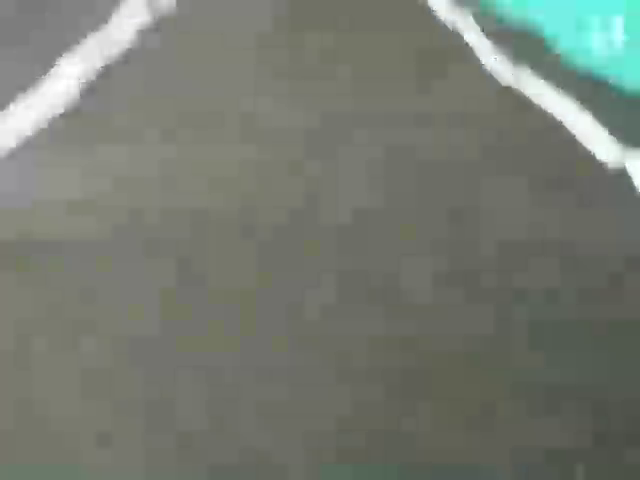
#> input picture frame 287 of video 3 november.mp4, 640 x 480 px
$ python lane_detection_nyobalagi.py
#> lines starting #> are read from the running program, lines starting #| are printed output that depends on the picture; after the words box and inside, x2 and y2 are one past the last pixel; in counts of white or black regions, pixels touching at a corner belong together
import cv2
import numpy as np
import os

# === CEK VIDEO ADA ATAU TIDAK ===
video_path = "video 3 november.mp4"

if not os.path.exists(video_path):
    raise FileNotFoundError(f"❌ File video tidak ditemukan: {os.path.abspath(video_path)}")

video = cv2.VideoCapture(video_path)
if not video.isOpened():
    raise RuntimeError("❌ Gagal membuka video. Pastikan format dan path benar.")

print("✅ Video berhasil dibuka, tekan 'Q' untuk keluar.\n")

try:
    while True:
        ret, frame = video.read()
#> frame is the input picture: shape (480, 640, 3); mean B, G, R 113.2, 122.3, 117.1
        if not ret:
            print("⚠️ Frame habis atau tidak bisa dibaca.")
            break

        frame = cv2.resize(frame, (640, 360))
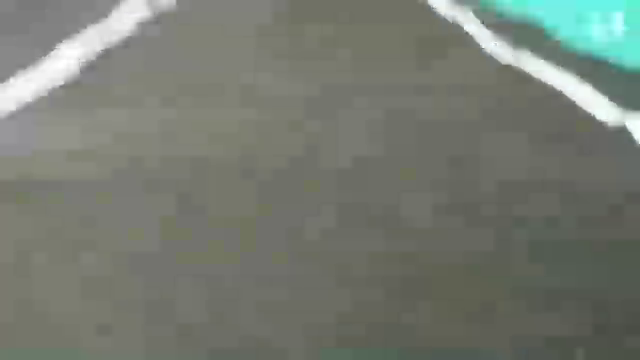
#> frame: shape (360, 640, 3); mean B, G, R 113.2, 122.3, 117.1
        hsv = cv2.cvtColor(frame, cv2.COLOR_BGR2HSV)
#> hsv: shape (360, 640, 3); mean H, S, V 37.4, 24.1, 122.4

        # Batas bawah dan atas warna putih
        lower_white = np.array([0, 0, 200])
        upper_white = np.array([180, 70, 255])
        mask = cv2.inRange(hsv, lower_white, upper_white)
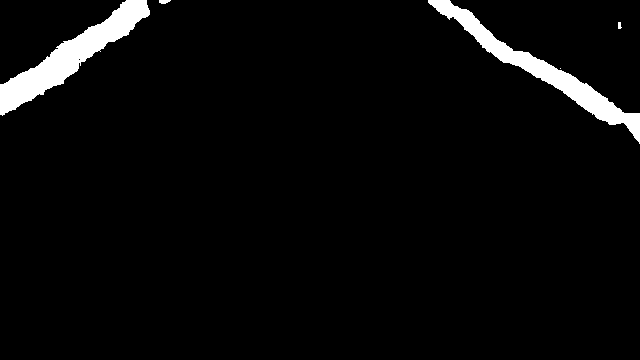
#> mask: shape (360, 640); 3.8% white; 5 white regions (1 under 20 px), largest, box (x1, y1, x2, y2) and area: (0, 0, 150, 116) 4572, (428, 0, 640, 144) 4135, (159, 0, 171, 4) 37, (618, 22, 622, 29) 22

        # ROI trapesium
        height, width = mask.shape
#> height = 360; width = 640
        polygon = np.array([[
            (0, height),
            (width, height),
            (int(width * 1.0), int(height * 0.4)),
            (int(width * 0.0), int(height * 0.4))
        ]], np.int32)

        roi = np.zeros_like(mask)
        cv2.fillPoly(roi, [polygon], 255)
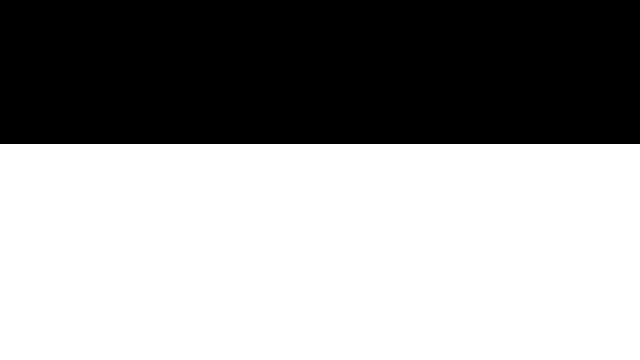
#> roi: shape (360, 640); 60% white; 1 black region, box (x1, y1, x2, y2) and area: (0, 0, 640, 144) 92160
        mask = cv2.bitwise_and(mask, roi)
#> mask: shape (360, 640); every value is 0

        kernel = np.ones((5, 5), np.uint8)
        mask = cv2.morphologyEx(mask, cv2.MORPH_OPEN, kernel)

        contours, _ = cv2.findContours(mask, cv2.RETR_TREE, cv2.CHAIN_APPROX_SIMPLE)
#> contours = []
        hasil = frame.copy()
        cv2.polylines(hasil, [polygon], True, (255, 0, 0), 3)

        kiri_contours, tengah_contours, kanan_contours = [], [], []

        for contour in contours:
            area = cv2.contourArea(contour)
            if area > 300:
                M = cv2.moments(contour)
                if M["m00"] != 0:
                    cx = int(M["m10"] / M["m00"])
                    if cx < width * 0.33:
                        kiri_contours.append(contour)
                    elif cx < width * 0.67:
                        tengah_contours.append(contour)
                    else:
                        kanan_contours.append(contour)
                cv2.drawContours(hasil, [contour], -1, (0, 255, 0), -1)
#> this loop made 0 passes
#> after the loop, kanan_contours = []; kiri_contours = []; tengah_contours = []

        def hitung_posisi(contours_list):
            total_cx = 0
            count = 0
            for cnt in contours_list:
                M = cv2.moments(cnt)
                if M["m00"] != 0:
                    total_cx += int(M["m10"] / M["m00"])
                    count += 1
#> after the loop, count = 0; total_cx = 0
            return total_cx // count if count > 0 else None

        pos_kiri = hitung_posisi(kiri_contours)
        pos_tengah = hitung_posisi(tengah_contours)
        pos_kanan = hitung_posisi(kanan_contours)

        center_frame = width // 2
#> center_frame = 320
        cv2.line(hasil, (center_frame, 0), (center_frame, height), (0, 255, 255), 2)
        cv2.putText(hasil, "Posisi Kamera", (center_frame - 60, 30),
                   cv2.FONT_HERSHEY_SIMPLEX, 0.5, (0, 255, 255), 2)
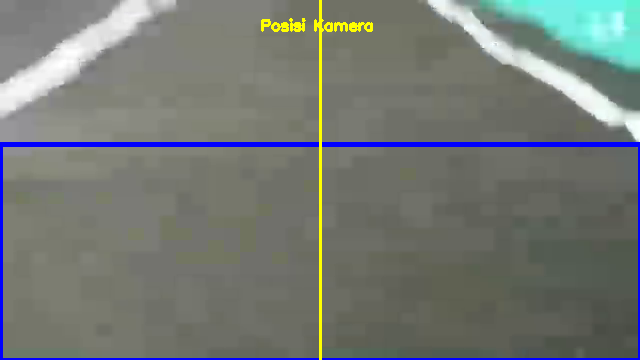
#> hasil: shape (360, 640, 3); mean B, G, R 115.9, 120.7, 115.5

        pos_referensi = pos_tengah or ((pos_kiri + pos_kanan) // 2 if pos_kiri and pos_kanan else None)

        if pos_referensi is not None:
            offset = center_frame - pos_referensi
            if offset > 5:
                arah, warna = "KIRI", (0, 165, 255)
            elif offset < -5:
                arah, warna = "KANAN", (0, 165, 255)
            else:
                arah, warna = "TENGAH", (0, 255, 0)

            cv2.putText(hasil, f"Offset: {abs(offset)}px ke {arah}",
                        (10, height - 20), cv2.FONT_HERSHEY_SIMPLEX, 0.7, warna, 2)

            if abs(offset) > 5:
                cv2.arrowedLine(hasil, (center_frame, height - 60),
                                (pos_referensi, height - 60), warna, 3, tipLength=0.3)

        # === TAMPILKAN HASIL ===
        cv2.imshow("Mask Putih", mask)
        cv2.imshow("Hasil Deteksi Garis", hasil)

        # Kalau GUI tidak muncul, beri tahu
        if cv2.getWindowProperty("Hasil Deteksi Garis", cv2.WND_PROP_VISIBLE) < 1:
            print("⚠️ Jendela OpenCV tertutup, keluar...")
            break

        key = cv2.waitKey(10) & 0xFF
#> (key q is pressed here)
        if key in [ord('q'), 27]:  # Q atau ESC
            print("⏹ Dihentikan oleh pengguna.")
            break

except Exception as e:
    print(f"❗ Terjadi error: {e}")

finally:
    video.release()
    cv2.destroyAllWindows()
    print("✅ Semua jendela ditutup dan resource dilepaskan dengan aman.")

$ run again, starting later in the video
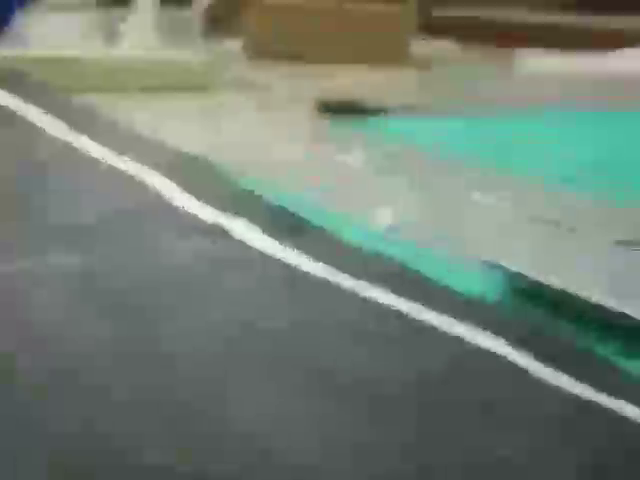
#> input picture frame 1292 of video 3 november.mp4, 640 x 480 px
#> frame is the input picture: shape (480, 640, 3); mean B, G, R 116.4, 128, 115.4
#> frame: shape (360, 640, 3)
#> hsv: shape (360, 640, 3); mean H, S, V 63.5, 42.4, 129.6
#> roi: shape (360, 640); 60% white; 1 black region, box (x1, y1, x2, y2) and area: (0, 0, 640, 144) 92160
#> `mask = cv2.morphologyEx(mask, cv2.MORPH_OPEN, kernel)`:
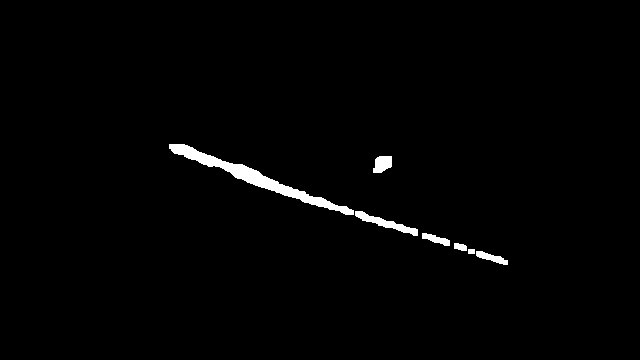
#> mask: shape (360, 640); 1.4% white; 7 white regions
#> contours = 7 contours; box (x1, y1, x2, y2) and area: (169, 144, 354, 215) 1754, (355, 211, 418, 236) 381, (373, 156, 392, 173) 225, (476, 251, 508, 265) 170, (422, 233, 450, 246) 148, (454, 243, 467, 251) 64, (468, 249, 475, 254) 24
#> the loop `for contour in contours:` made 7 passes
#> (area, cx) on passes 5, 7: (381, 385), (1753.5, 254)
#> after the loop `for contour in contours:`: kanan_contours = []; tengah_contours = 2 contours; box (x1, y1, x2, y2) and area: (169, 144, 354, 215) 1754, (355, 211, 418, 236) 381
#> after the loop in hitung_posisi, `for cnt in contours_list:`: count = 0
#> the loop in hitung_posisi (call 2), `for cnt in contours_list:` made 2 passes
#> (total_cx, count) on passes 1 to 2: (385, 1), (639, 2)
#> pos_tengah = 319
#> offset = 1
#> `cv2.putText(hasil, f"Offset: {abs(offset)}px ke {arah}", (10, height -..`:
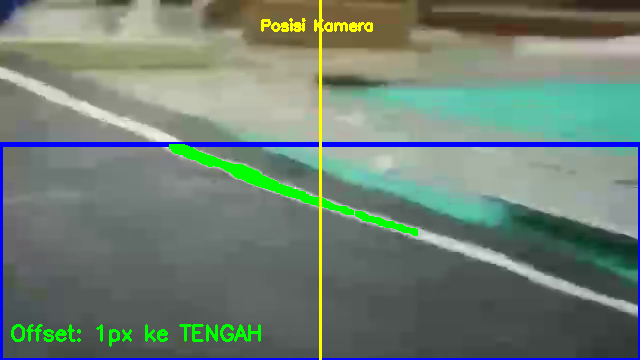
#> hasil: shape (360, 640, 3); mean B, G, R 116, 127.6, 111
